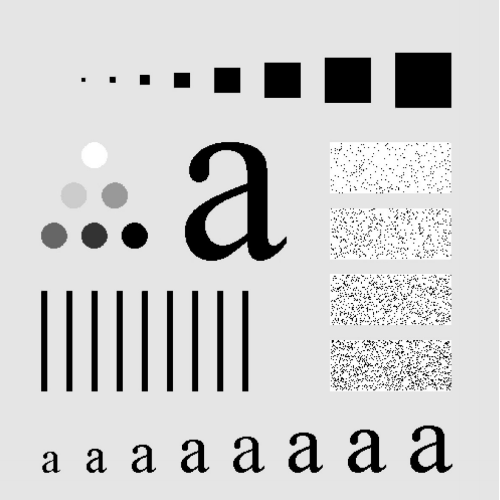
#> input picture imagens/img_test.bmp, 500 x 500 px
$ python Q1a.py
#> lines starting #> are read from the running program, lines starting #| are printed output that depends on the picture; after the words box and inside, x2 and y2 are one past the last pixel; in counts of white or black regions, pixels touching at a corner belong together
import math

import cv2
import numpy as np
from matplotlib import pyplot as plt


img = cv2.imread('../imagens/img_test.bmp', 0)
#> img is the input picture: shape (500, 500); min 0, max 255, mean 206.9

fourier = np.fft.fft2(img)
fourier_shifted = np.fft.fftshift(fourier)

magnitude_spectrum = 20*np.log(np.abs(fourier_shifted))
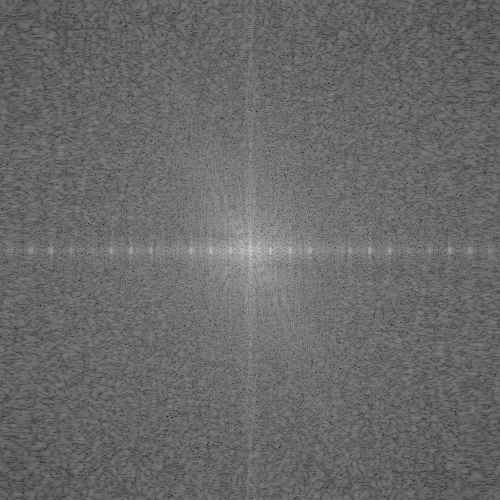
#> magnitude_spectrum: shape (500, 500) float64; min 51.75, max 355.2, mean 177.5; drawn with min black and max white

h, w = fourier_shifted.shape[0:2]
#> h = 500; w = 500
filt = np.zeros((h, w))

# wc = math.pi/8
# wc = math.pi/4
wc = 3*math.pi/8

wc_pixel = wc*(1/math.pi)*(np.floor(h/2))  # idealmente h = w
#> wc_pixel = 93.75

for i in range(h):
    for j in range(w):
        dist = ((i-(np.floor(h/2)))**2 + (j-(np.floor(w/2)))**2)**.5  # distancia do ponto a origem do filtro
        if dist <= wc_pixel:
            filt[i, j] = 1
        else:
            filt[i, j] = 0
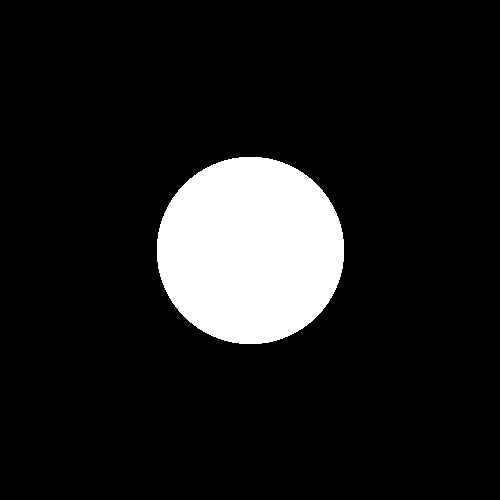
#> filt: shape (500, 500) float64; values 0 (black) and 1 (white), 11% white; 1 white region, box (x1, y1, x2, y2) and area: (157, 157, 344, 344) 27613

result = np.multiply(fourier_shifted, filt)

result_non_shifted = np.fft.ifftshift(result)
filtered_img = np.fft.ifft2(result_non_shifted)
filtered_img = np.abs(filtered_img)
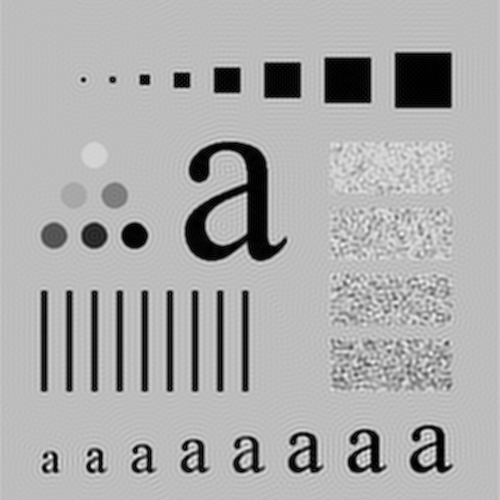
#> filtered_img: shape (500, 500) float64; min 0.000166, max 308.4, mean 208; drawn with min black and max white

plt.subplot(131), plt.imshow(img, cmap='gray')
plt.title('Imagem orginal'), plt.xticks([]), plt.yticks([])

plt.subplot(132), plt.imshow(filt, cmap='gray')
plt.title('Filtro'), plt.xticks([]), plt.yticks([])

plt.subplot(133), plt.imshow(filtered_img, cmap='gray')
plt.title('Imagem filtrada'), plt.xticks([]), plt.yticks([])

plt.show()
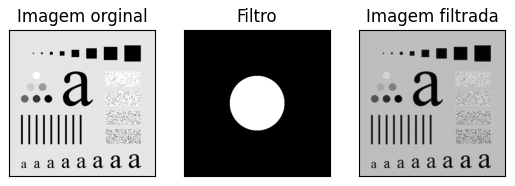
#> figure drawn by matplotlib, 3 panels
